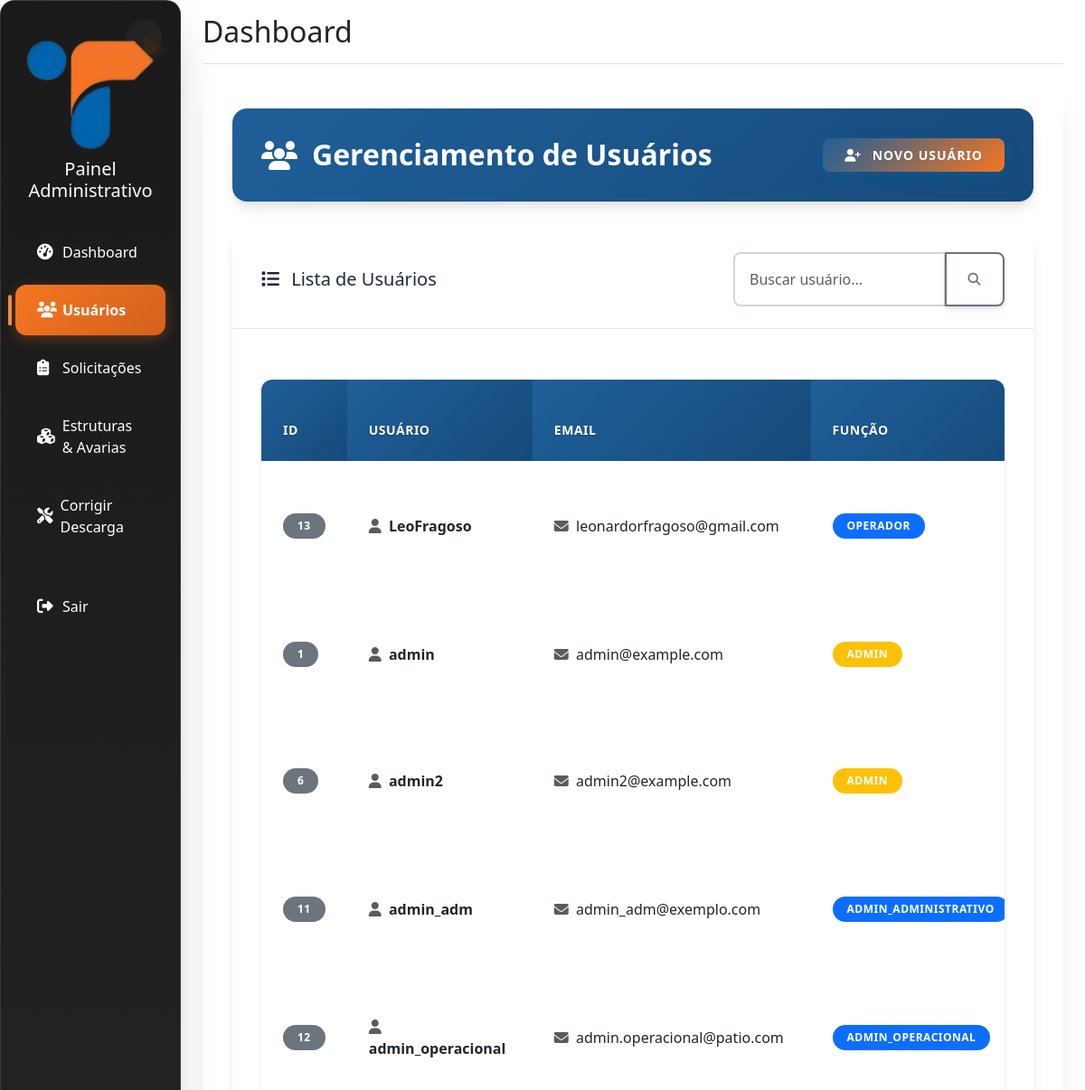
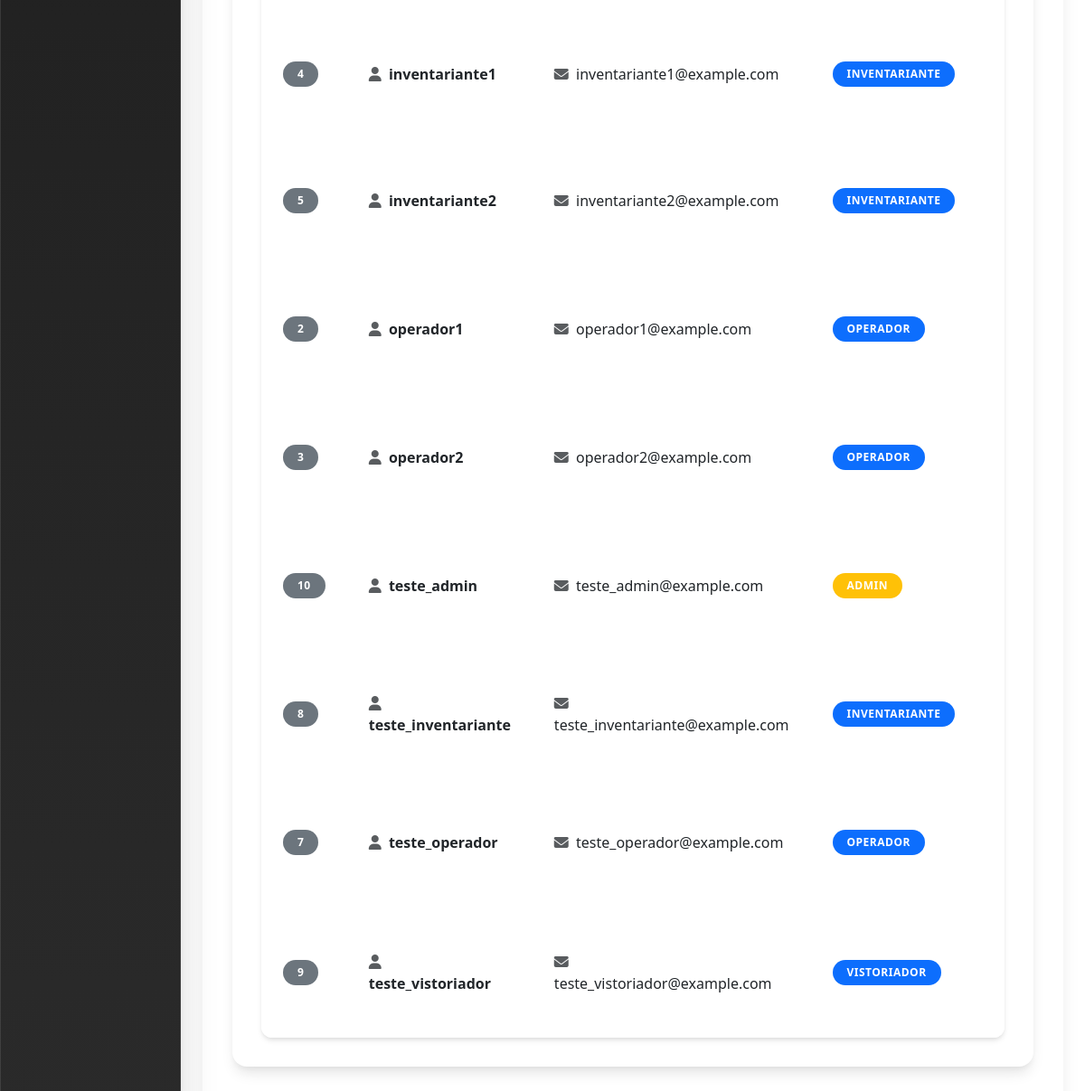
The app's page /admin/usuarios (signed in) with its own data (2 pictures, top to bottom).
### tables this page shows
CREATE TABLE usuarios (
        id INTEGER PRIMARY KEY AUTOINCREMENT,
        username TEXT UNIQUE NOT NULL,
        email TEXT UNIQUE NOT NULL,
        password_hash TEXT NOT NULL,
        nivel TEXT NOT NULL,
        created_at TEXT NOT NULL,
        last_login TEXT,
        ultima_alteracao_senha TEXT
    , nome TEXT, unidade TEXT DEFAULT "Rio de Janeiro", senha_temporaria INTEGER DEFAULT 0, primeiro_login INTEGER DEFAULT 1);

### admin/routes.py (the view)
@admin_bp.route('/usuarios')
@admin_completo_only_required
def listar_usuarios():
    try:
        db = get_db()
        cursor = db.cursor()
        cursor.execute("""
            SELECT id, username, email, nivel, last_login, created_at
            FROM usuarios
            ORDER BY username
        """)
        usuarios = cursor.fetchall()
        return render_template('admin/usuarios.html',
                              usuarios=usuarios,
                              username=session.get('username'),
                              role=session.get('role'))
    except Exception as e:
        logger.error(f"Erro ao listar usuários: {e}")
        flash(f"Erro ao listar usuários: {e}", "danger")
        return redirect(url_for('admin.admin_dashboard'))

### db.py (called while the page is built)
def get_db():
    if 'db' not in g:
        try:
            g.db = sqlite3.connect(
                current_app.config['DATABASE'],
                detect_types=sqlite3.PARSE_DECLTYPES,
                timeout=30.0,  # 30 segundos de timeout
                isolation_level=None  # Autocommit mode
            )
            g.db.execute('PRAGMA busy_timeout = 10000;')  # 10 segundos
            g.db.row_factory = sqlite3.Row
            logger.debug("Nova conexão com o banco de dados estabelecida")
        except sqlite3.Error as e:
            logger.error(f"Erro ao conectar ao banco de dados: {e}")
            raise
    return g.db

### utils/db.py (called while the page is built)
def get_db():
    try:
        return main_get_db()
    except Exception as e:
        logger.error(f"Erro ao obter conexão com o banco de dados: {e}")
        if 'db' not in g:
            g.db = sqlite3.connect(
                current_app.config['DATABASE'],
                detect_types=sqlite3.PARSE_DECLTYPES,
                timeout=30.0
            )
            g.db.row_factory = sqlite3.Row
        return g.db

### utils/permissions.py (called while the page is built, shortened)
def get_user_role():
    role = session.get('role') or session.get('nivel')
    return role

def has_role(required_role):
    user_role = get_user_role()
    if not user_role or user_role not in ROLES:
        return False
    return ROLES[user_role] >= ROLES[required_role]

def admin_completo_only_required(f):
    @wraps(f)
    def decorated_function(*args, **kwargs):
        user_role = get_user_role()
        return f(*args, **kwargs)
    return decorated_function

### templates/admin/usuarios.html (shortened to what this page needs)
{% extends "admin/base.html" %}
{% block extra_css %}
<link rel="stylesheet" href="{{ url_for('static', filename='css/admin-theme.css') }}">
{% endblock %}
{% block content %}
<div class="main-content">
    <div class="page-header">
        <div class="d-flex justify-content-between align-items-center">
            <h1>
                <i class="fas fa-users me-2"></i>
                Gerenciamento de Usuários
            </h1>
            <div class="btn-toolbar">
                <div class="btn-group">
                    <a href="{{ url_for('admin.novo_usuario') }}" class="btn btn-primary">
                        <i class="fas fa-user-plus me-1"></i> Novo Usuário
                    </a>
                </div>
            </div>
        </div>
    </div>
            <div class="admin-card fade-in-up">
                <div class="card-header">
                    <div class="d-flex justify-content-between align-items-center">
                        <h5 class="mb-0">
                            <i class="fas fa-list me-2"></i>
                            Lista de Usuários
                        </h5>
                        <div class="input-group" style="width: 300px;">
                            <input type="text" id="searchInput" class="form-control" placeholder="Buscar usuário...">
                            <button class="btn btn-outline-secondary" type="button">
                                <i class="fas fa-search"></i>
                            </button>
                        </div>
                    </div>
                </div>
                <div class="card-body">
                    <div class="table-responsive">
                        <table class="table table-hover" id="usersTable">
                            <thead>
                                <tr>
                                    <th>ID</th>
                                    <th>Usuário</th>
                                    <th>Email</th>
                                    <th>Função</th>
                                </tr>
                            </thead>
                            <tbody>
                                {% if usuarios %}
                                    {% for usuario in usuarios %}
                                    <tr class="container-item">
                                        <td>
                                            <span class="badge bg-secondary">{{ usuario.id }}</span>
                                        </td>
                                        <td class="fw-semibold">
                                            <i class="fas fa-user me-1 text-muted"></i>
                                            {{ usuario.username }}
                                        </td>
                                        <td>
                                            <i class="fas fa-envelope me-1 text-muted"></i>
                                            {{ usuario.email }}
                                        </td>
                                        <td>
                                            <span class="badge bg-{{ 'warning' if usuario.nivel == 'admin' else 'primary' }}">
                                                {{ usuario.nivel }}
                                            </span>
                                        </td>
                                    </tr>
                                    {% endfor %}
                                {% endif %}
                            </tbody>
                        </table>
                    </div>
                </div>
            </div>
        </main>
    </div>
</div>
{% endblock %}

### records on screen
usuarios: id "13", username "LeoFragoso", email "leonardorfragoso@gmail.com", nivel "OPERADOR"
usuarios: id "1", username "admin", email "admin@example.com", nivel "ADMIN"
usuarios: id "6", username "admin2", email "admin2@example.com", nivel "ADMIN"
usuarios: id "11", username "admin_adm", email "admin_adm@exemplo.com", nivel "ADMIN_ADMINISTRATIVO"
usuarios: id "12", username "admin_operacional", email "admin.operacional@patio.com", nivel "ADMIN_OPERACIONAL"
usuarios: id "4", username "inventariante1", email "inventariante1@example.com", nivel "INVENTARIANTE"
usuarios: id "5", username "inventariante2", email "inventariante2@example.com", nivel "INVENTARIANTE"
usuarios: id "2", username "operador1", email "operador1@example.com", nivel "OPERADOR"
usuarios: id "3", username "operador2", email "operador2@example.com", nivel "OPERADOR"
usuarios: id "10", username "teste_admin", email "teste_admin@example.com", nivel "ADMIN"
usuarios: id "8", username "teste_inventariante", email "teste_inventariante@example.com", nivel "INVENTARIANTE"
usuarios: id "7", username "teste_operador", email "teste_operador@example.com", nivel "OPERADOR"
usuarios: id "9", username "teste_vistoriador", email "teste_vistoriador@example.com", nivel "VISTORIADOR"
